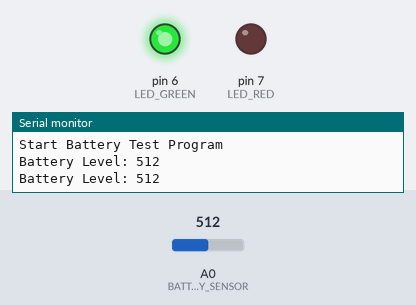
Bench run of a sketch on a simulated Arduino Uno, built with avr-gcc and run on an emulated ATmega328P. Shown: output pins drawn as LEDs (lit = HIGH), the last lines printed to the serial monitor. The test bench sets the inputs (shaded band); at power-on: A0 (BATTERY_SENSOR) = 512.

Above: at 1.8 s.
1.9 s: A0 (BATTERY_SENSOR) set to 437
3.4 s: A0 (BATTERY_SENSOR) set to 407
At 4.8 s:
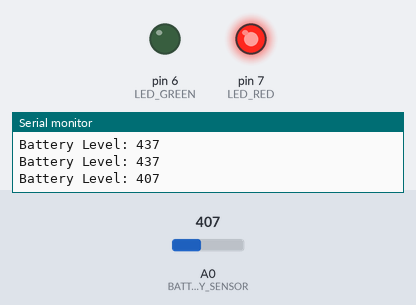
5.5 s: A0 (BATTERY_SENSOR) set to 435
At 6.4 s:
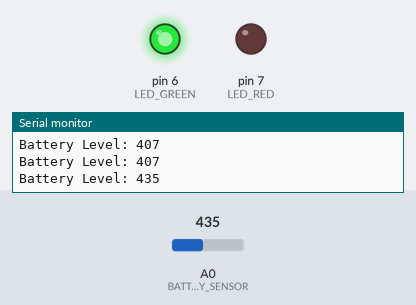
7.5 s: A0 (BATTERY_SENSOR) set to 415
At 9.2 s:
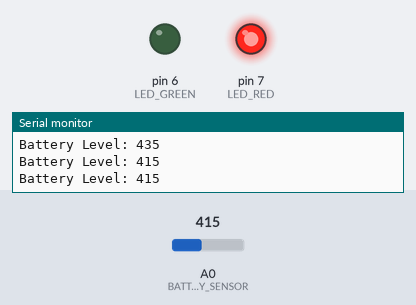
Timing chart, 0 to 10.5 s (numbered marks = the images above; inputs shaded):
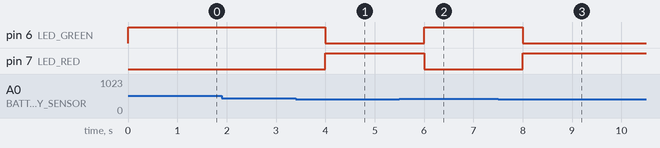

Measured:
- the behaviour switches between 426 and 425 on A0 (BATTERY_SENSOR) (found by bisection; images 0 and 1)
- after the input at 3.4 s, pin 6 (LED_GREEN): HIGH → LOW after 0.60 s; pin 7 (LED_RED): LOW → HIGH after 0.60 s
- after the input at 5.5 s, pin 6 (LED_GREEN): LOW → HIGH after 0.50 s; pin 7 (LED_RED): HIGH → LOW after 0.50 s
- after the input at 7.5 s, pin 6 (LED_GREEN): HIGH → LOW after 0.50 s; pin 7 (LED_RED): LOW → HIGH after 0.50 s

The sketch:

testBattery.ino
```cpp
// (licence header left out)
#define LED_GREEN        6
#define LED_RED          7
#define BATTERY_SENSOR   A0

#define MIN_BATTERY      425

void setup() {

  Serial.begin(9600);
  pinMode(LED_GREEN, OUTPUT);
  pinMode(LED_RED, OUTPUT);
  Serial.println("Start Battery Test Program");
}

void loop() {

  int batteryLevel = analogRead(BATTERY_SENSOR);
  Serial.print("Battery Level: ");
  Serial.println(batteryLevel, DEC);
  if (batteryLevel > MIN_BATTERY)
  {
    digitalWrite(LED_GREEN, HIGH);
    digitalWrite(LED_RED, LOW);
  }
    else
  {
    digitalWrite(LED_GREEN, LOW);
    digitalWrite(LED_RED, HIGH);
  }
  delay(1000);
}
```
